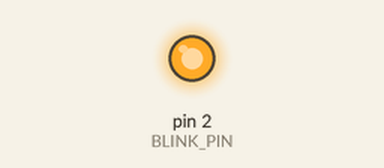
A sketch run on a simulated Arduino Uno, built with avr-gcc and run on an emulated ATmega328P. On the bench: output pins drawn as LEDs (lit = HIGH). No radio packets arrive unless stated.

Above: at 0.1 s.
At 1.6 s:
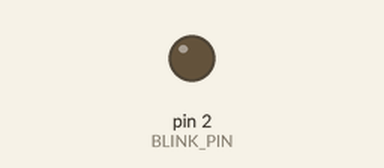
Timing chart, 0 to 3.1 s (numbered marks = the images above):
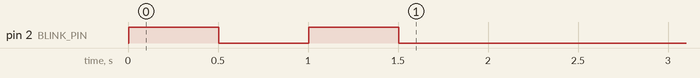

The sketch:

arrow.ino
```cpp
// Arrow sign

#include <SPI.h>
// https://github.com/TMRh20/RF24
#include <RF24.h>

#define RADIO_ENABLE_PIN    9
#define RADIO_SELECT_PIN    10
#define BLINK_CODE          1337
#define BLINK_PIN           2


RF24 radio(RADIO_ENABLE_PIN, RADIO_SELECT_PIN);
byte RADIO_ADDRESS[6] = "Arrow";


void setup() {
    pinMode(BLINK_PIN, OUTPUT);
    digitalWrite(BLINK_PIN, LOW);

    radio.begin();
    radio.setPALevel(RF24_PA_LOW);

    radio.openReadingPipe(1, RADIO_ADDRESS);
    radio.startListening();

    blink(2);
}


void blink(uint8_t count) {
    for (int x=0; x<count; x++) {
        digitalWrite(BLINK_PIN, HIGH);
        delay(500);
        digitalWrite(BLINK_PIN, LOW);
        delay(500);
    }
}


void loop() {
    unsigned long code = 0;
    while (radio.available()) {
        radio.read(&code, sizeof(unsigned long));
        if (code == BLINK_CODE) {
            blink(8);
        }
        delay(100);
    }
    delay(100);
}
```
